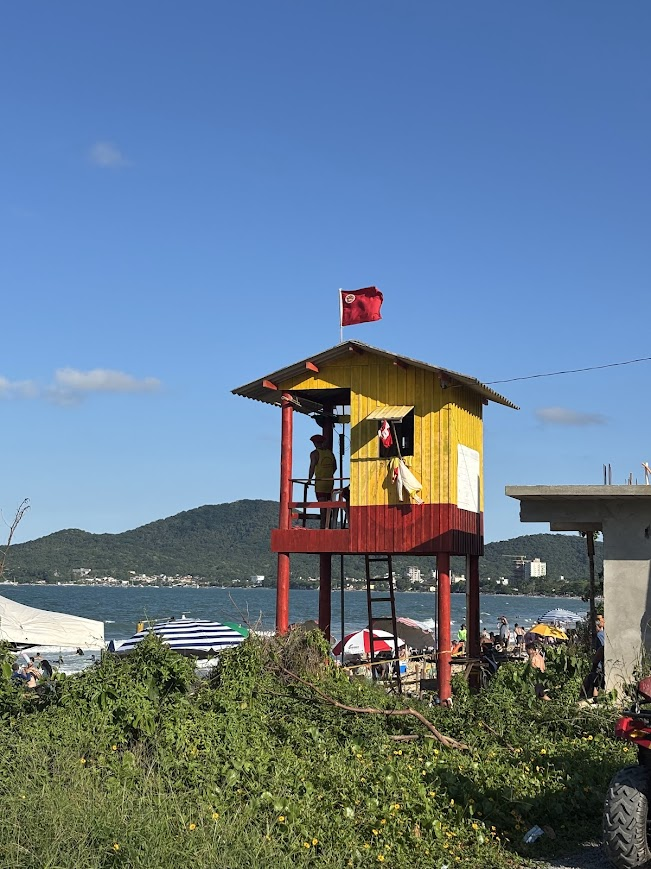
#> input picture ProcessamentoDeImagem/lista1/colorida.jpg, 651 x 869 px
$ python ex5.py
#> lines starting #> are read from the running program, lines starting #| are printed output that depends on the picture; after the words box and inside, x2 and y2 are one past the last pixel; in counts of white or black regions, pixels touching at a corner belong together
import cv2
import matplotlib.pyplot as plt

image = cv2.imread('colorida.jpg')
#> image is the input picture: shape (869, 651, 3); mean B, G, R 142.9, 122.8, 101.3

gray_image = cv2.cvtColor(image, cv2.COLOR_BGR2GRAY)
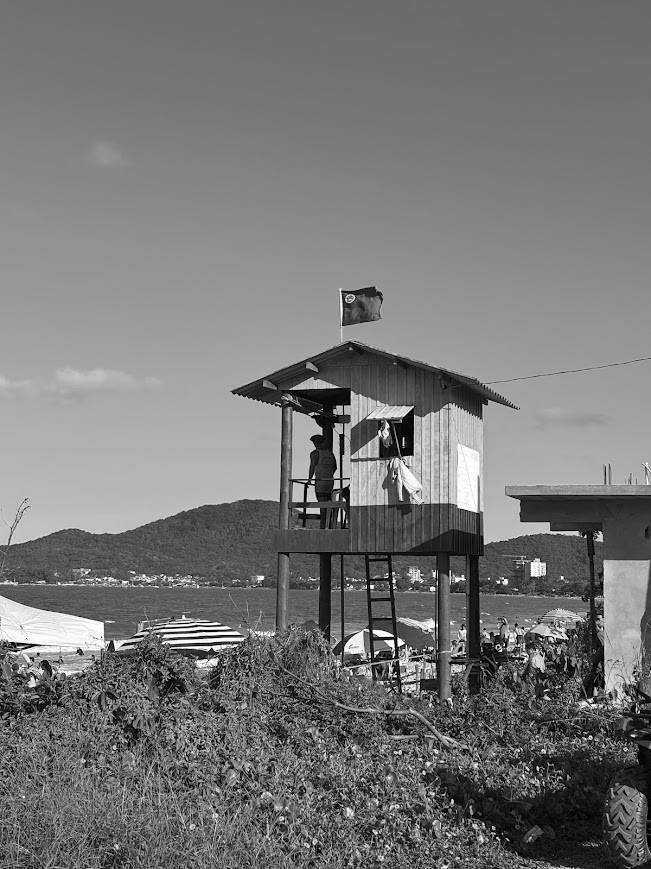
#> gray_image: shape (869, 651); min 0, max 255, mean 118.7

plt.figure(figsize=(10, 7))

plt.subplot(1, 2, 1)
plt.title('Imagem Original')
plt.imshow(cv2.cvtColor(image, cv2.COLOR_BGR2RGB))
plt.axis('off')

plt.subplot(1, 2, 2)
plt.title('Imagem em Cinza')
plt.imshow(gray_image, cmap='gray')
plt.axis('off')

plt.show()
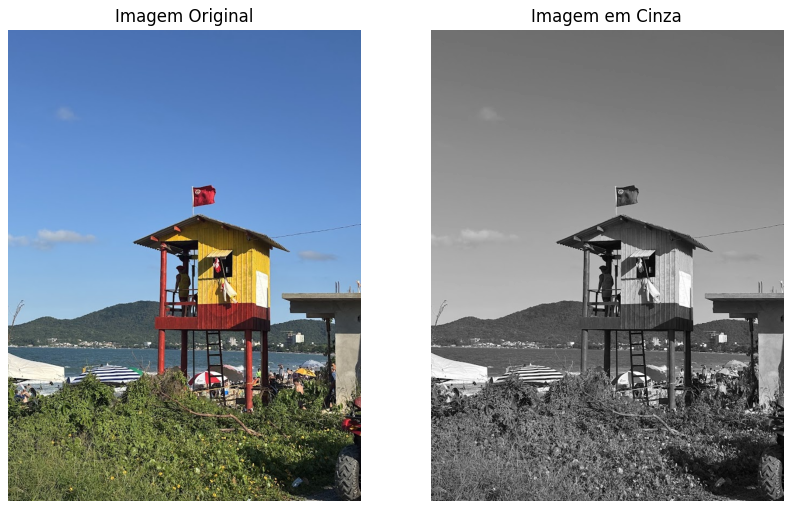
#> figure drawn by matplotlib, 2 panels

_, threshold_image = cv2.threshold(gray_image, 127, 255, cv2.THRESH_BINARY)
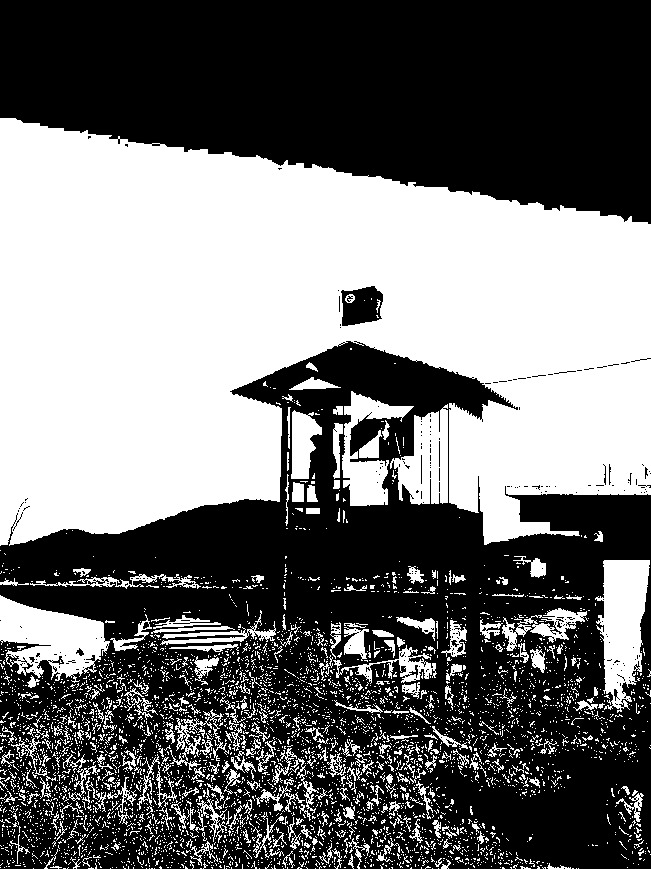
#> threshold_image: shape (869, 651); 44.5% white; 4204 white regions (3885 under 20 px), largest, box (x1, y1, x2, y2) and area: (0, 118, 651, 546) 193809, (0, 595, 110, 683) 5497, (595, 560, 650, 713) 5275

plt.figure(figsize=(7, 7))
plt.title('Imagem Limiarizada')
plt.imshow(threshold_image, cmap='gray')
plt.axis('off')
plt.show()

cv2.imwrite('imagem_limiarizada.jpg', threshold_image)

$ run again, with ProcessamentoDeImagem/lista1/blue.jpeg copied over ProcessamentoDeImagem/lista1/colorida.jpg
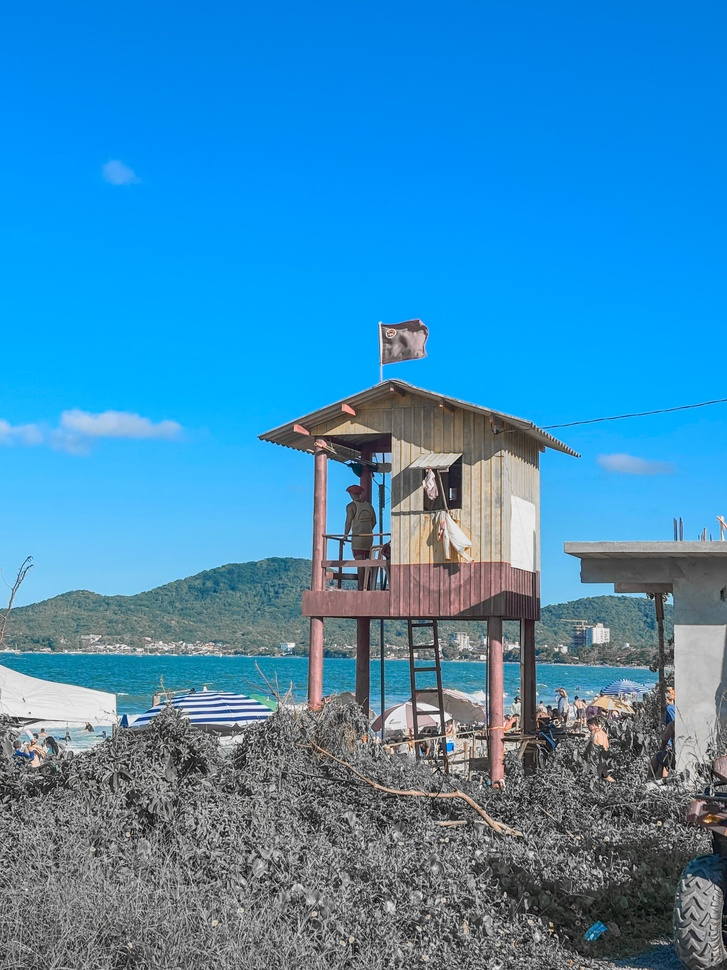
#> input picture ProcessamentoDeImagem/lista1/blue.jpeg, 727 x 970 px, shrunk from 3024 x 4032 before the run
#> image is the input picture: shape (970, 727, 3); mean B, G, R 187.4, 139.3, 61.3
#> `plt.show()`:
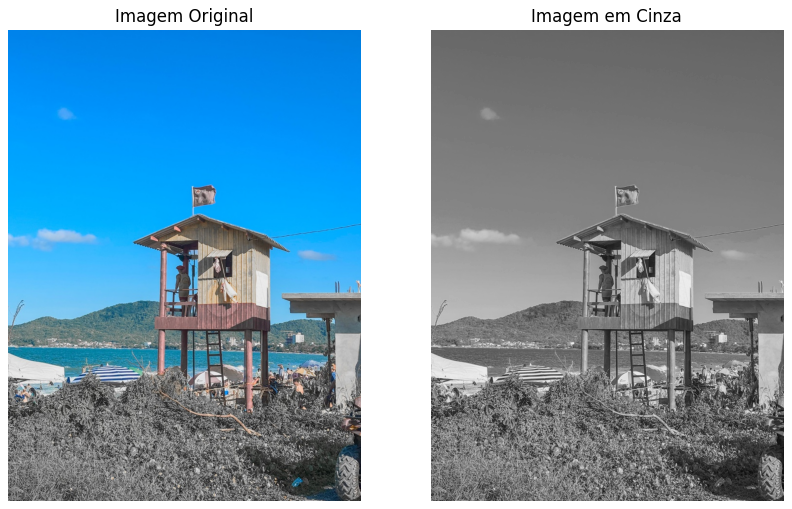
#> figure drawn by matplotlib, 2 panels
#> `_, threshold_image = cv2.threshold(gray_image, 127, 255, cv2.THRESH_BI..`:
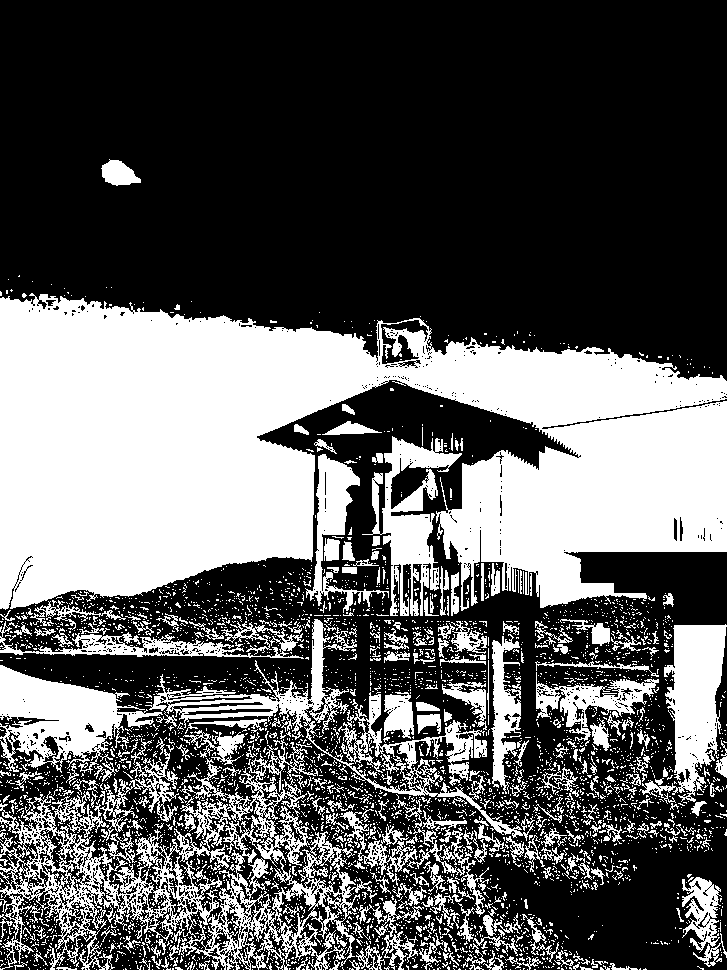
#> threshold_image: shape (970, 727); 36.2% white; 4005 white regions (3665 under 20 px), largest, box (x1, y1, x2, y2) and area: (0, 293, 727, 611) 143676, (0, 739, 377, 970) 23847, (145, 619, 535, 841) 9555
